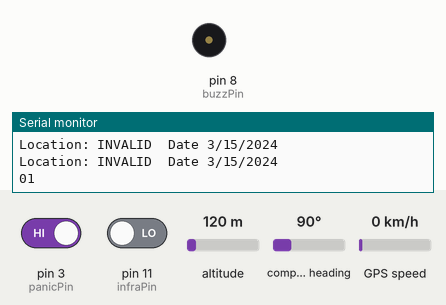
Simulated run of this sketch. Board: Arduino Uno, built with avr-gcc and run on an emulated ATmega328P. Shown: buzzer (waves = sounding, pin HIGH), the last lines printed to the serial monitor. The inputs (shaded band) are chosen by the test bench; at power-on: pin 3 (panicPin) HIGH, pin 11 (infraPin) LOW, altitude 120 m, compass heading 90°, GPS speed 0 km/h. The GPS gets a fix after 3 s at 37.7749, -122.4194 with 8 satellites.

Above: at 1.8 s.
1.9 s: pin 3 (panicPin) driven LOW
At 3.0 s:
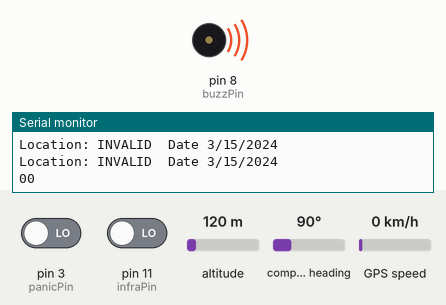
4.0 s: pin 3 (panicPin) driven HIGH
At 5.6 s:
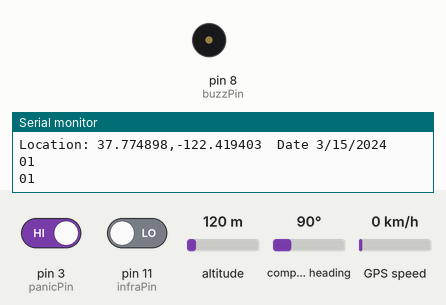
6.1 s: pin 11 (infraPin) driven HIGH
At 8.1 s:
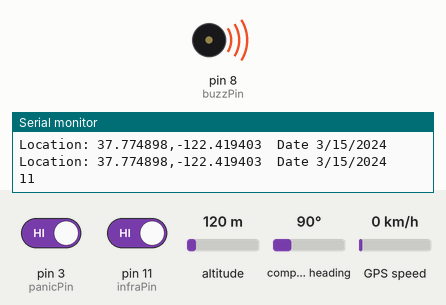
Timing chart, 0 to 9.6 s (numbered marks = the images above; inputs shaded):
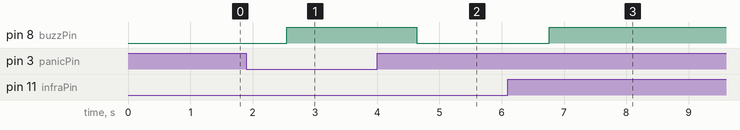

Measured:
- after the input at 1.9 s, pin 8 (buzzPin): LOW → HIGH after 0.65 s
- after the input at 4.0 s, pin 8 (buzzPin): HIGH → LOW after 0.64 s
- after the input at 6.1 s, pin 8 (buzzPin): LOW → HIGH after 0.66 s

The sketch:

Buzzer___IR___PushButton.ino
```cpp
#include <TinyGPS++.h>
#include <SoftwareSerial.h>

int buzzPin=8,panicPin=3,infraPin=11,gpsTX=5 ,gpsRX=4  ;

TinyGPSPlus gps;
SoftwareSerial loc(gpsRX, gpsTX);
void setup() {
  // put your setup code here, to run once:
pinMode(buzzPin,OUTPUT);
pinMode(panicPin,INPUT);
pinMode(infraPin,INPUT);
Serial.begin(9600);
loc.begin(9600);

}

void loop() {
  // put your main code here, to run repeatedly:
int pressed = digitalRead(panicPin);
int detect = digitalRead(infraPin);
Serial.print(detect);
Serial.println(pressed);
delay(500);


if(detect == 1  || pressed == 0 )
 {digitalWrite(buzzPin,HIGH);}
else
 {digitalWrite(buzzPin,LOW);}

 while (loc.available() > 0)
    if (gps.encode(loc.read()))
      displayInfo();

  if (millis() > 10000 && gps.charsProcessed() < 10)
  {
    Serial.println(F("No GPS detected: check wiring."));
    while(true);
  }
}

void displayInfo()
{
  Serial.print(F("Location: "));
  if (gps.location.isValid())
  {
    Serial.print(gps.location.lat(), 6);
    Serial.print(F(","));
    Serial.print(gps.location.lng(), 6);
  }
  else
  {
    Serial.print(F("INVALID"));
  }

  Serial.print(F("  Date "));
  if (gps.date.isValid())
  {
    Serial.print(gps.date.month());
    Serial.print(F("/"));
    Serial.print(gps.date.day());
    Serial.print(F("/"));
    Serial.print(gps.date.year());
  }
  else
  {
    Serial.print(F("INVALID"));
  }


  Serial.println();
}
```
